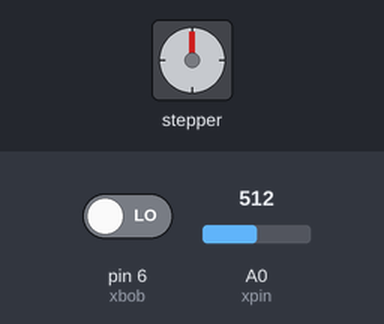
Simulated run of this sketch. Board: Arduino Uno, built with avr-gcc and run on an emulated ATmega328P. On the bench: stepper motor. The test bench sets the inputs (shaded band); at power-on: A0 (xpin) = 512, pin 6 (xbob) LOW. Stepper angles assume 200 steps per turn; what the sketch prints to the serial monitor is not drawn.

Above: at 1.2 s.
1.3 s: A0 (xpin) set to 716
At 1.45 s:
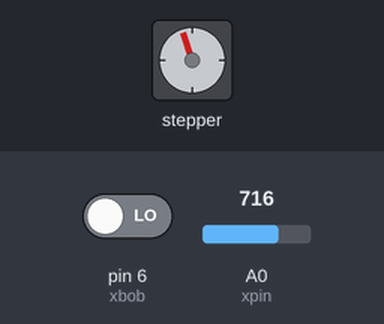
At 2.05 s:
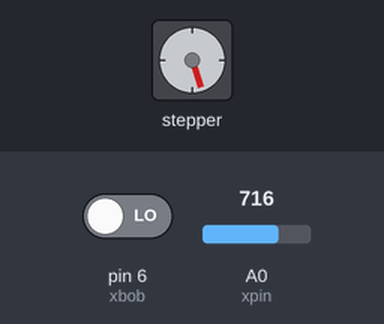
4.3 s: A0 (xpin) set to 511
At 4.78 s:
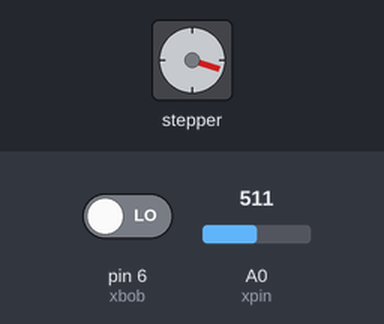
7.3 s: A0 (xpin) set to 900
16.3 s: A0 (xpin) set to 502
19.3 s: A0 (xpin) set to 522
Timing chart, 0 to 69.8 s (numbered marks = the images above; inputs shaded):
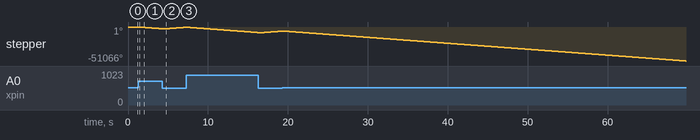

Measured:
- after the input at 1.3 s, stepper: keeps turning counter-clockwise at about 898°/s, starting at once

The sketch:

for____.ino
```cpp
#include <Stepper.h>
#include <Wire.h>
#define STEPS 200
Stepper stepperx(STEPS,2,3,4,5);
const int xpin = A0;
int xbob = 6;
unsigned int xvalue;
int xbutton = 0;
void control(){
  xvalue = analogRead(xpin);
  xbutton = digitalRead(xbob);
}
void controlvalue() {
  for(;;){
   Serial.println(xbutton);
   control();
   if(xvalue<512){
     stepperx.step(STEPS);
   }
   else if(xvalue>512){
     stepperx.step(-STEPS);
  }
 }
}
void controlval(){
  for(;;){
   control();
    if(xbutton == HIGH){
     stepperx.step(0);
  }
 }
}
void setup() {
 Serial.begin(9600);
 stepperx.setSpeed(150);
 pinMode(xbob,INPUT);
}
void loop() {
  controlvalue();
  controlval;
}
```
